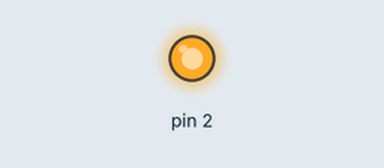
Simulated run of this sketch. Board: Arduino Uno, built with avr-gcc and run on an emulated ATmega328P. Parts: output pins drawn as LEDs (lit = HIGH).

Above: at 0.1 s.
At 5.1 s:
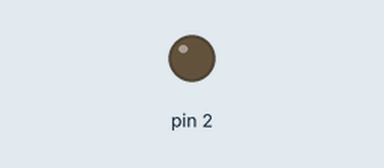
Timing chart, 0 to 6.6 s (numbered marks = the images above):
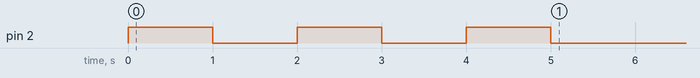

The sketch:

3_3_delay_1000_1.ino
```cpp
// C++ code
//
void setup()
{
  pinMode(2,OUTPUT);

  digitalWrite(2,1);
  delay(1000);
  // 특정 시간동안 아두이노를 기다리게 하는 명령어
  // 단위는 ms(1000=1초)
  digitalWrite(2,0);
  delay(1000);

  digitalWrite(2,1);
  delay(1000);
  digitalWrite(2,0);
  delay(1000);

  digitalWrite(2,1);
  delay(1000);
  digitalWrite(2,0);
  delay(1000);
  //1초 간격으로 LED가 깜빡이게 된다.
}

void loop()
{

}
```
